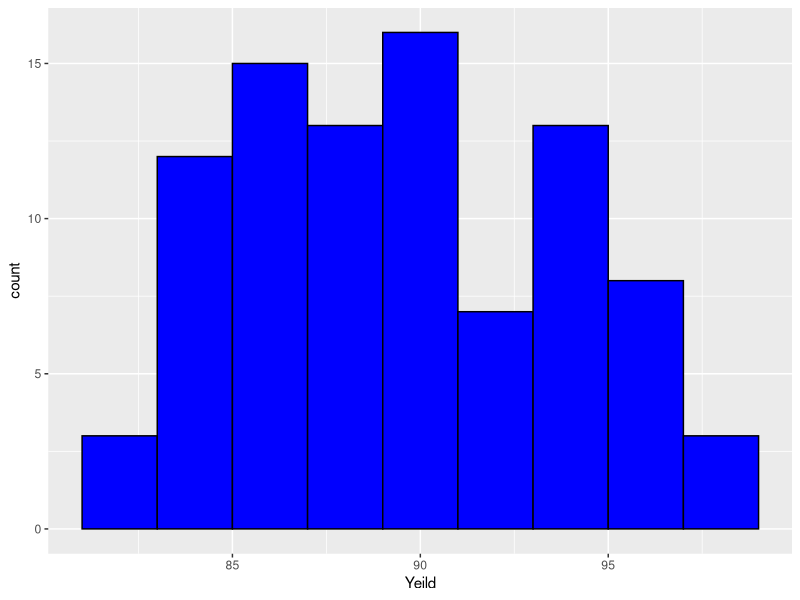
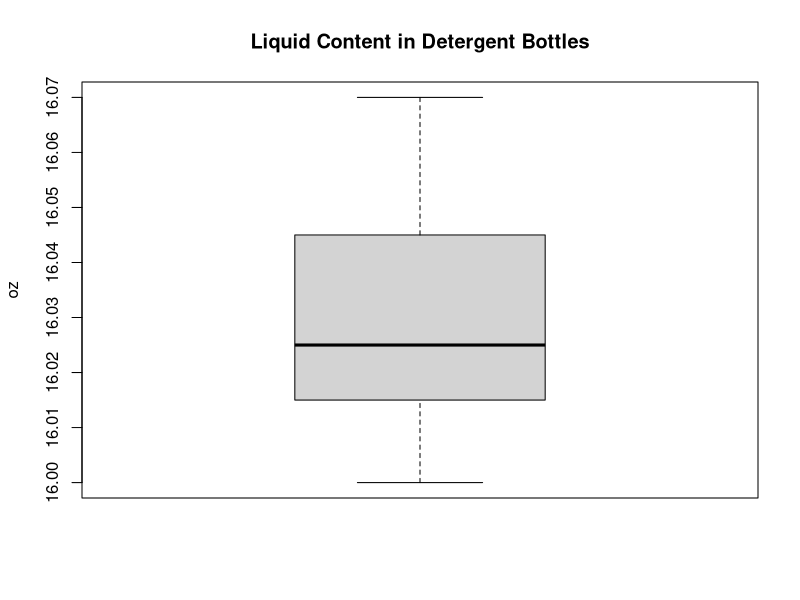

These figures' R source, in order:
# IND E 321 HW 1

# 3.1
data <- c(16.05, 16.03, 16.02, 16.04, 16.05, 16.01,
           16.02, 16.02, 16.03, 16.01, 16, 16.07)
avg <- mean(data)
std <- sd(data)

# 3.5
data <- c(953, 955, 948, 951, 957, 949, 954, 950, 959)
avg <- mean(data)
std <- sd(data)

# 3.6
med <- median(data)

# 3.9
data <- c(94.1, 93.2, 90.6, 91.4, 88.2, 86.1, 95.1, 90, 92.4, 87.3, 86.6,
          91.2, 86.1, 90.4, 89.1, 87.3, 84.1, 90.1, 95.2, 86.1, 94.3, 
          93.2, 86.7, 83, 95.3, 94.1, 97.8, 93.1, 86.4, 87.6, 94.1, 92.1,
          96.4, 88.2, 86.4, 85, 84.9, 87.3, 89.6, 90.3, 93.1, 94.6, 96.3,
          94.7, 91.1, 92.4, 90.6, 89.1, 88.8, 86.4, 85.1, 84, 93.7, 87.7,
          90.6, 89.4, 88.6, 84.1, 82.6, 83.1, 84.6, 83.6, 85.4, 89.7, 87.6,
          85.1, 89.6, 90, 90.1, 94.3, 97.3, 96.8, 94.4, 96.1, 98, 85.4,
          86.6, 91.7, 87.5, 84.2, 85.1, 90.5, 95.6, 88.3, 84.1, 83.7, 
          82.9, 87.3, 86.4, 84.5)
library(ggplot2)
df <- data.frame(Yeild = data)
ggplot(df, aes(x=Yeild)) + geom_histogram(binwidth = 2,
                          color = "black", fill = "blue")


# 3.25
data <- c(16.05, 16.03, 16.02, 16.04, 16.05, 16.01,
          16.02, 16.02, 16.03, 16.01, 16, 16.07)
boxplot(data, main = "Liquid Content in Detergent Bottles",
        ylab = "oz")